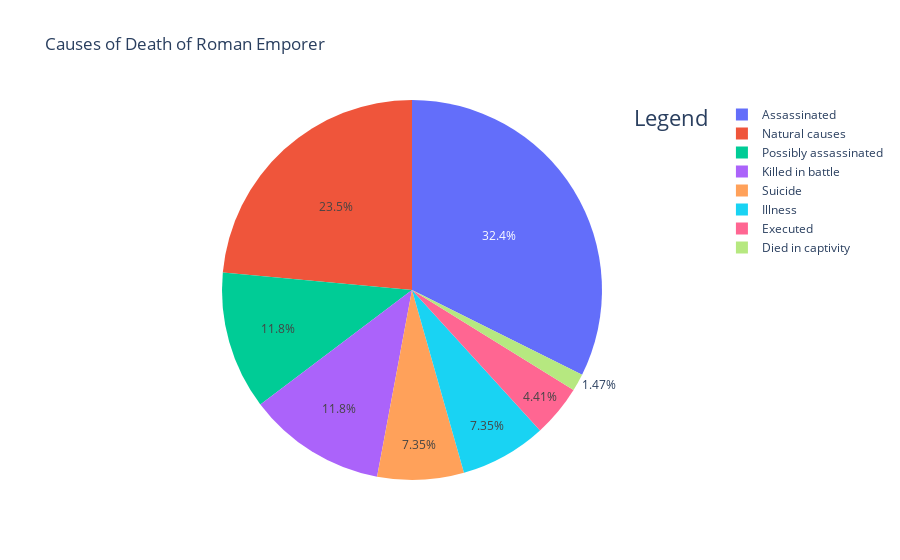

Notebook code cell kept with this figure:
### Code cell
import matplotlib.pyplot as plt

from plotly.offline import iplot
pie = Roman_df.Cause_of_Death
labels = Roman_df.Cause_of_Death
# plot information
fig = {
  "data": [
    {
      
      "labels": labels,
      "domain": {"x": [.6, .12]},
      "name": "",
      "hoverinfo":"label+name+percent",
      "hole": 0,
      "type": "pie"
    },],
  "layout": {
        "title":"Causes of Death of Roman Emporer",
         
        "annotations": [
            { "font": { "size": 22},
             
              "showarrow": False,
                "text":"Legend",
                "x": 1,
                "y": 1
            
             
            },
        ]
    }
}
iplot(fig)

### Figure 1 — Plotly figure (JSON) as saved in the notebook; plotly's stock layout.template omitted (floating-point values rounded to 4 significant figures)
{"data": [{"domain": {"x": [0.6, 0.12]}, "hole": 0, "hoverinfo": "label+name+percent", "labels": ["Possibly assassinated", "Possibly assassinated", "Assassinated", "Possibly assassinated", "Suicide", "Assassinated", "Suicide", "Assassinated", "Natural causes", "Illness", "Assassinated", "Natural causes", "Natural causes", "Natural causes", "Natural causes", "Illness", "Illness", "Assassinated", "Assassinated", "Executed", "Natural causes", "Assassinated", "Assassinated", "Executed", "Assassinated", "Assassinated", "Assassinated", "Suicide", "Killed in battle", "Assassinated", "Assassinated", "Possibly assassinated", "Killed in battle", "Killed in battle", "Illness", "Assassinated", "Assassinated", "Died in captivity", "Assassinated", "Illness", "Possibly assassinated", "Assassinated", "Possibly assassinated", "Assassinated", "Assassinated", "Natural causes", "Possibly assassinated", "Killed in battle", "Natural causes", "Suicide", "Natural causes", "Natural causes", "Assassinated", "Natural causes", "Killed in battle", "Suicide", "Executed", "Killed in battle", "Natural causes", "Assassinated", "Natural causes", "Killed in battle", "Natural causes", "Natural causes", "Killed in battle", "Assassinated", "Possibly assassinated", "Natural causes"], "name": "", "type": "pie"}], "layout": {"annotations": [{"font": {"size": 22}, "showarrow": false, "text": "Legend", "x": 1, "y": 1}], "title": {"text": "Causes of Death of Roman Emporer"}}}
